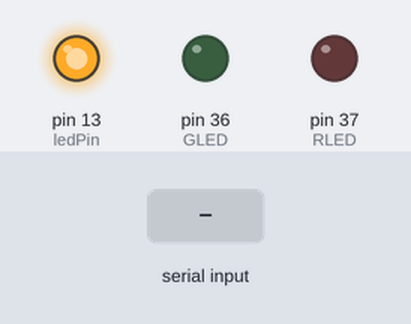
The sketch below on a simulated Arduino Mega 2560, built with avr-gcc and run on an emulated ATmega2560. Shown: output pins drawn as LEDs (lit = HIGH). The inputs (shaded band) are chosen by the test bench.

Above: at 1.2 s.
1.3 s: "1" received over Serial
At 2.3 s:
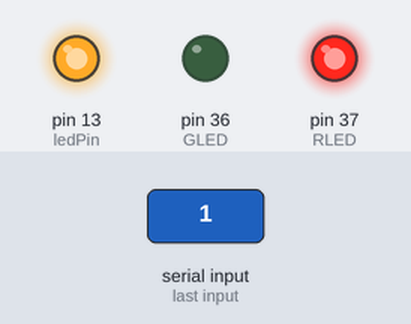
2.8 s: "0" received over Serial
At 3.4 s:
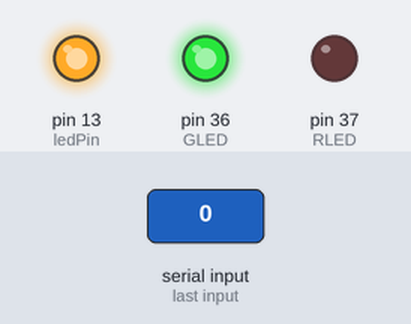
4.3 s: "2" received over Serial
At 5.1 s:
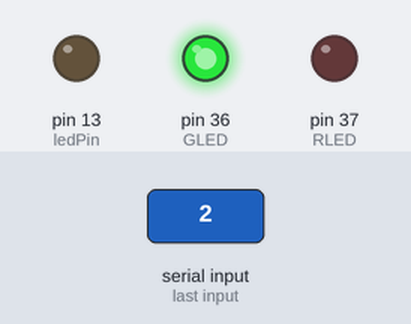
Timing chart, 0 to 7.3 s (numbered marks = the images above; inputs shaded):
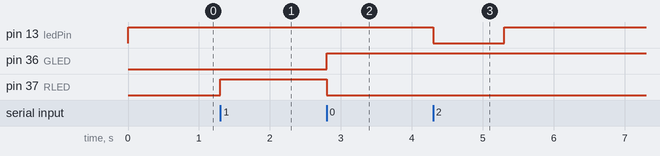

Measured:
- after the input at 1.3 s, pin 37 (RLED): LOW → HIGH at once
- after the input at 2.8 s, pin 36 (GLED): LOW → HIGH at once; pin 37 (RLED): HIGH → LOW at once
- after the input at 4.3 s, pin 13 (ledPin): HIGH → LOW at once, → HIGH 1.0 s later

The sketch:

Test.ino
```cpp
// Read data from Serial
#define ledPin 13
#define RLED  37
#define GLED 36
int incomingByte;

void setup() {
  // put your setup code here, to run once:
  pinMode(ledPin, OUTPUT);
  pinMode(RLED, OUTPUT);
  pinMode(GLED, OUTPUT);
  Serial.begin(9600);
}

void loop() {
  // put your main code here, to run repeatedly:
  digitalWrite(ledPin, HIGH);

  if(Serial.available() > 0){
    incomingByte = Serial.read();

    if (incomingByte == '1'){
      digitalWrite(GLED,LOW);
      digitalWrite(RLED, HIGH);
    }

    else if(incomingByte == '0'){
      digitalWrite(RLED, LOW);
      digitalWrite(GLED,HIGH);
    }

    else{
      digitalWrite(ledPin, LOW);
      delay(1000);
      digitalWrite(ledPin, HIGH);
    }
  }
}
```
